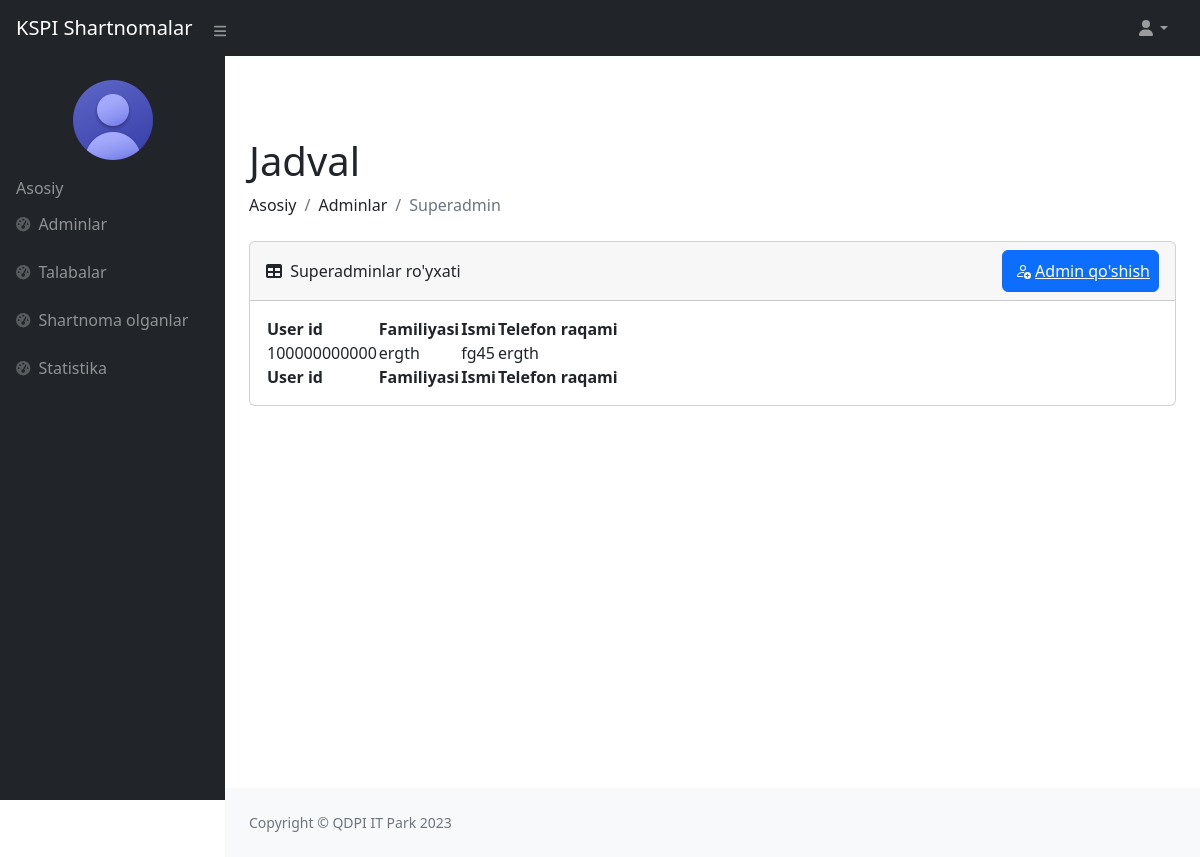
The page /super_admin/ on the database as committed earlier.
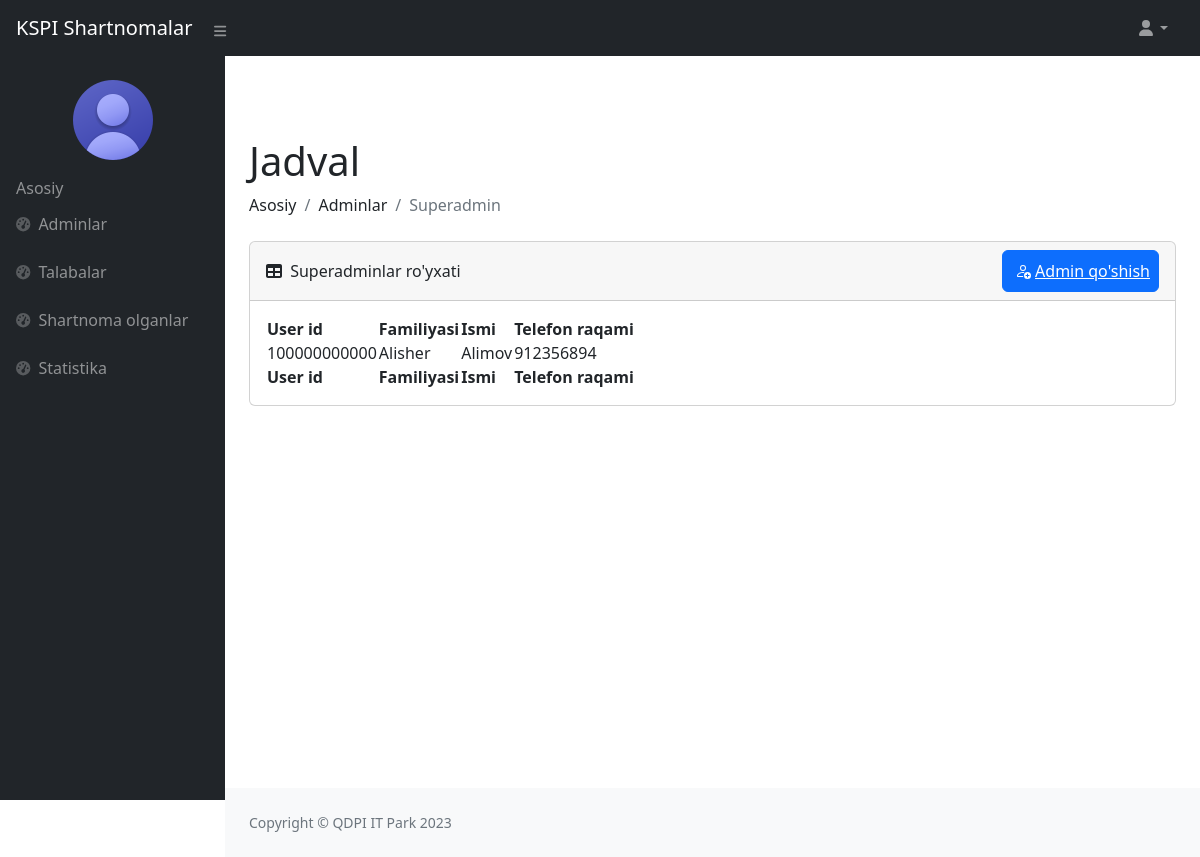
The same page on the database as committed later.
### users/models.py (models this page shows)
class User(AbstractUser):
    sharif = models.CharField(max_length=100)
    t_yil = models.CharField(max_length=100, blank=True)
    t_nomer = models.CharField(max_length=200)
    k_yil = models.CharField(max_length=200, blank=True)
    gender = models.CharField(max_length=100, blank=True)
    talim_turi = models.CharField(max_length=100, blank=True)
    fakultet = models.CharField(max_length=100, blank=True)
    yonalish = models.CharField(max_length=100, blank=True)
    kurs = models.CharField(max_length=10, blank=True)
    guruh = models.CharField(max_length=100, blank=True)
    viloyat = models.CharField(max_length=100)
    tuman = models.CharField(max_length=100)
    mfy = models.CharField(max_length=100, blank=True)
    kocha_uy = models.CharField(max_length=100)
    lavozim = models.CharField(max_length=100, blank=True)
    dekanat_fakultet = models.CharField(max_length=100, blank=True)
    dekanat_kafedra = models.CharField(max_length=100, blank=True)
    parol = models.CharField(max_length=100)

### users/views.py (the view)
# urls.py: path('super_admin/', super_admin, name='super_admin'),
def super_admin(request):
    data = User.objects.filter(lavozim='superadmin')
    context = {
        'data':data,
    }
    return render(request, 'adminlar/superadmin/adminlar.html', context)

### templates/adminlar/superadmin/adminlar.html (shortened to what the changed rows need)
{% load static %}
<!DOCTYPE html>
<html lang="en">
<head>
    <link href="https://cdn.jsdelivr.net/npm/simple-datatables@7.1.2/dist/style.min.css" rel="stylesheet"/>
    <link rel="stylesheet" href="{% static '/superadmin/css/styles.css' %}">
</head>
<body class="sb-nav-fixed">
    <div id="layoutSidenav">
        <div id="layoutSidenav_content">
            <main>
                <div class="container-fluid px-4">
                    <h1 class="mt-4">Jadval</h1>
                    <div class="card mb-4">
                        <div class="card-body">
                            <table id="datatablesSimple">
                                <thead>
                                    <tr>
                                        <th>User id</th>
                                        <th>Familiyasi</th>
                                        <th>Ismi</th>
                                        <th>Telefon raqami</th>
                                    </tr>
                                </thead>
                                <tfoot>
                                    <tr>
                                        <th>User id</th>
                                        <th>Familiyasi</th>
                                        <th>Ismi</th>
                                        <th>Telefon raqami</th>
                                    </tr>
                                </tfoot>
                                {% for s in data %}
                                    <tbody>
                                        <tr>
                                            <td>{{s.username}}</td>
                                            <td>{{s.first_name}}</td>
                                            <td>{{s.last_name}}</td>
                                            <td>{{s.t_nomer}}</td>
                                        </tr>
                                    </tbody>
                                {% endfor %}
                            </table>
                        </div>
                    </div>
                </div>
            </main>
        </div>
    </div>
</body>
</html>

Rows that differ between the two databases and show on the page:
removed User: username "100000000000", first_name "ergth", last_name "fg45", t_nomer "ergth"
added User: username "100000000000", first_name "Alisher", last_name "Alimov", t_nomer "912356894"
